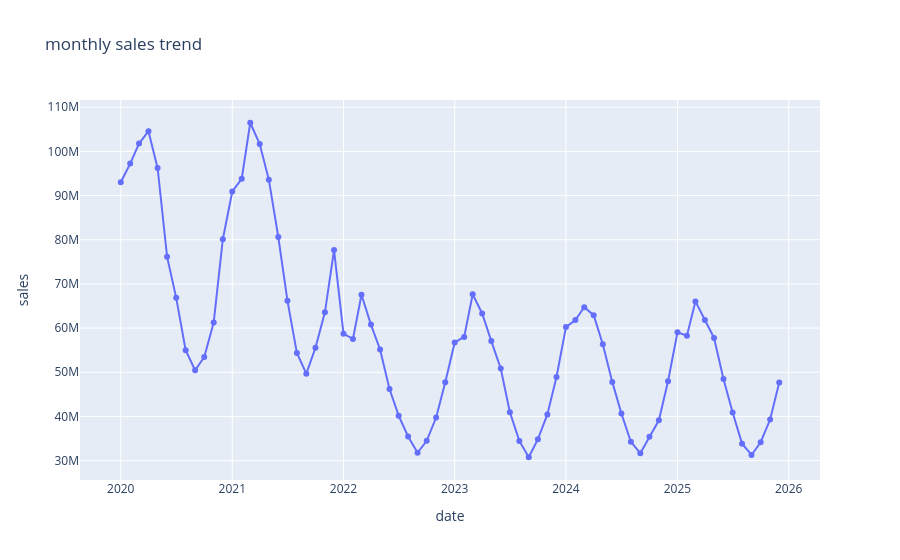

Source (notebook cell):
### Code cell
# line chart shows how pharmacy sales change over time

monthly_sales = df.groupby(
    df["date"].dt.to_period("M")
)["sales"].sum().reset_index()

monthly_sales["date"] = monthly_sales["date"].astype(str)
fig = px.line(monthly_sales, x="date", y="sales",markers=True, title="monthly sales trend")
fig.show()
